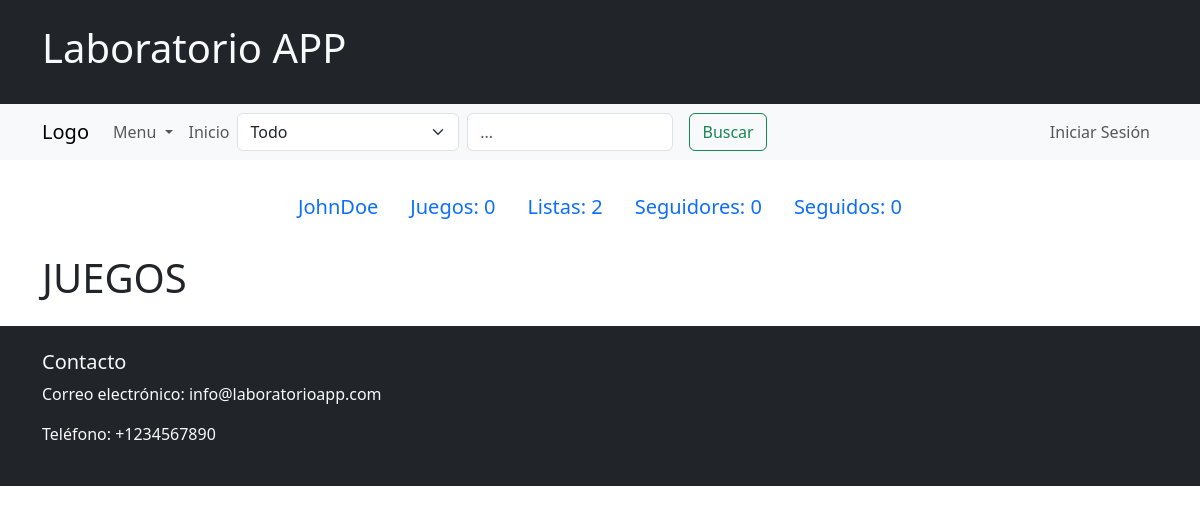
Page /yourGames/4/ on the committed database.
### domain/models.py (models this page shows, shortened)
class Usuario(models.Model):
    nickname = models.CharField(max_length=30, unique=True)
    foto = models.ImageField(upload_to="media/usuarios/", default="media/usuarios/generica.jpg")
    cuenta = models.OneToOneField(User, on_delete=models.CASCADE)
    objects = UsuarioManager()
    def __str__(self):
        return self.nickname
    def cant_listas_de_juegos(self):
        return self.listas_de_juegos.count()
    def cant_juegos_jugados(self):
        return self.reseñas.count()
    def cant_seguidores(self):
        return self.seguido_por.count()
    def cant_seguidos(self):
        return self.sigue_a.count()

### domain/views.py (the view)
# urls.py: path('yourGames/<int:id_usuario>/', YourGamesController.as_view(), name='yourGames'),
class YourGamesController(TemplateView):
   template_name = 'session/your_games.html'
   def get_context_data(self, **kwargs):
    context = super().get_context_data(**kwargs)
    id_usuario = kwargs.get("id_usuario")
    usuario = Usuario.objects.get(id=id_usuario)
    user_session = Usuario.objects.get_user_from_request(self.request)
    session = Usuario.objects.sesion_perfil_match(user_session,usuario)
    juegos = Videojuego.objects.filter(reseñas__writer=usuario)
    loSigue = Siguen.objects.filter(seguidor=user_session, seguido=usuario).exists()
    context['juegos'] = juegos
    context['userinfo'] = usuario
    context['user_session'] = user_session
    context['session'] = session
    context['loSigue'] = loSigue
    return context

### domain/forms.py
class SearchForm(forms.Form):
    SEARCH_CHOICES = [
        ('all', 'Todo'),
        ('games', 'Juegos'),
        ('users', 'Usuarios'),
        ('game_lists', 'Listas de Juegos')
    ]
    query = forms.CharField(max_length=100, required=True, widget=forms.TextInput(attrs={
        'placeholder': '¿Que estas pensando?...'
    }))
    search_type = forms.ChoiceField(choices=SEARCH_CHOICES, required=True)

### domain/context_processors.py (called while the page is built)
def search_form(request):
    return {'search_form': SearchForm()}

### domain/models.py (called while the page is built)
    def get_user_from_request(self, request):
        if request.user.is_authenticated:
            try:
                return self.get(cuenta=request.user)
            except self.model.DoesNotExist:
                return None
        return None

    def sesion_perfil_match(self,user_session,user):
        session=False
        if user_session:
            session = user == user_session
        return session

### domain/templates/session/your_games.html (shortened to what this page needs)
<!DOCTYPE html>
<html>
{% extends 'accounts/profile.html' %}
{% block profile %}
    {{ block.super }}
{% endblock %}
{% block content%}
<h1>JUEGOS</h1>
{% endblock %}

### domain/templates/navs/profile_nav.html (shortened to what this page needs)
<!DOCTYPE html>
<html lang="en">
<head>
</head>
<body>
<div class="container">
    <br>
    <ul class="nav justify-content-center">
      {% if session %}
      <li class="nav-item">
        <a class="nav-link active" aria-current="page">
          <span class="fs-5">{{ userinfo }}</span>
        </a>
      </li>
      <li class="nav-item">
        <a class="nav-link active" aria-current="page" href="{% url 'yourGames' id_usuario=user_session.id %}">
          <span class="fs-5">Juegos: {{ userinfo.cant_juegos_jugados }}</span>
        </a>
      </li>
      <li class="nav-item">
        <a class="nav-link" href="{% url 'yourLists' id_usuario=user_session.id %}">
          <span class="fs-5">Listas: {{ userinfo.cant_listas_de_juegos }}</span>
        </a>
      </li>
      <li class="nav-item">
        <a class="nav-link" href="{% url 'followers' id=user_session.id %}">
          <span class="fs-5">Seguidores: {{ userinfo.cant_seguidores }}</span>
        </a>
      </li>
      <li class="nav-item">
        <a class="nav-link" href="{% url 'follow' id=user_session.id %}">
          <span class="fs-5">Seguidos: {{ userinfo.cant_seguidos }}</span>
        </a>
      </li>
      {% else %}
      <li class="nav-item">
        <a class="nav-link active" aria-current="page">
          <span class="fs-5">{{ userinfo }}</span>
        </a>
      </li>
      <li class="nav-item">
        <a class="nav-link" href="{% url 'yourGames' id_usuario=userinfo.id %}">
          <span class="fs-5">Juegos: {{ userinfo.cant_juegos_jugados }}</span>
        </a>
      </li>
      <li class="nav-item">
        <a class="nav-link" href="{% url 'yourLists' id_usuario=userinfo.id %}">
          <span class="fs-5">Listas: {{ userinfo.cant_listas_de_juegos }}</span>
        </a>
      </li>
      <li class="nav-item">
        <a class="nav-link" href="{% url 'followers' id=userinfo.id %}">
          <span class="fs-5">Seguidores: {{ userinfo.cant_seguidores }}</span>
        </a>
      </li>
      <li class="nav-item">
        <a class="nav-link" href="{% url 'follow' id=userinfo.id %}">
          <span class="fs-5">Seguidos: {{ userinfo.cant_seguidos }}</span>
        </a>
      </li>
      {% endif %}
    </ul>
</div>
</body>
</html>

### rows in the picture
Usuario: nickname "JohnDoe", cant_juegos_jugados "0", cant_listas_de_juegos "2", cant_seguidores "0", cant_seguidos "0"
